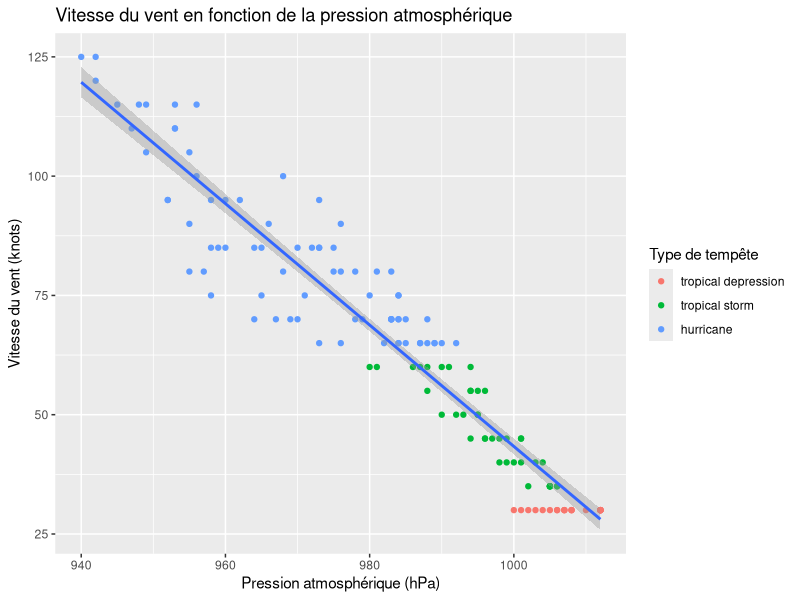
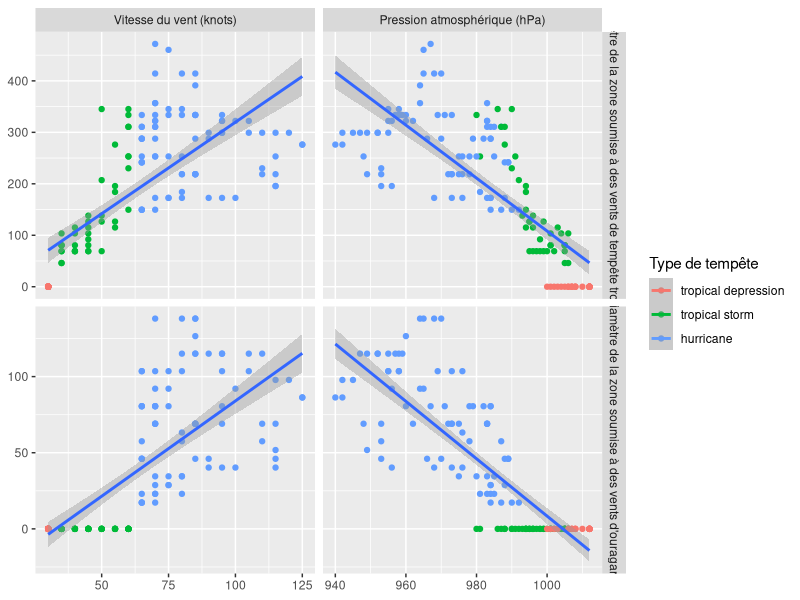
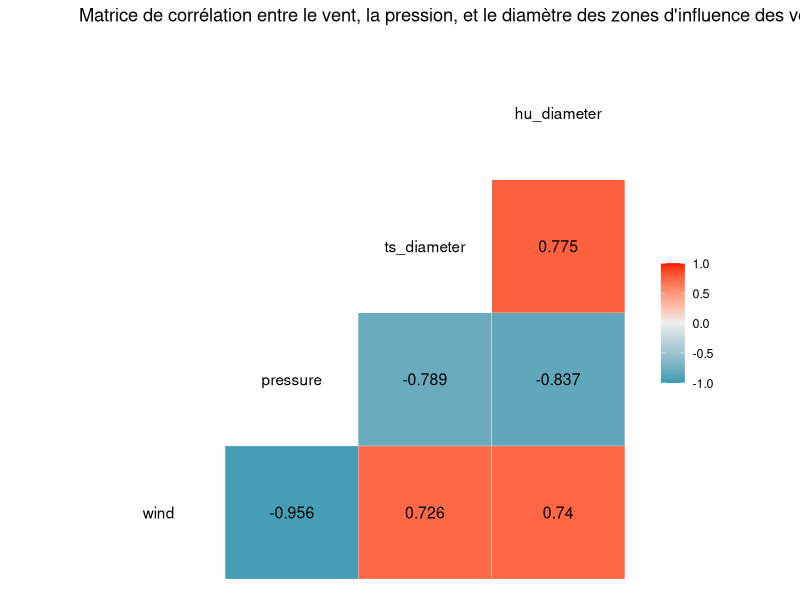
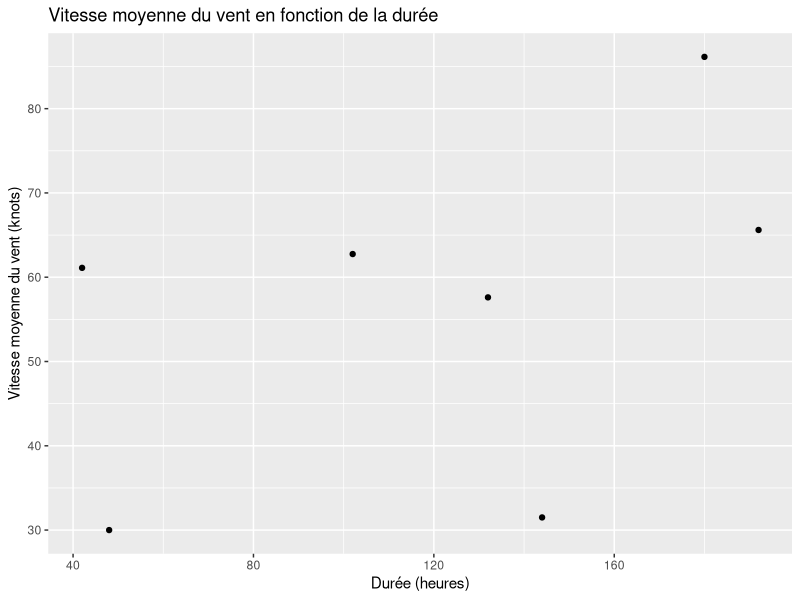
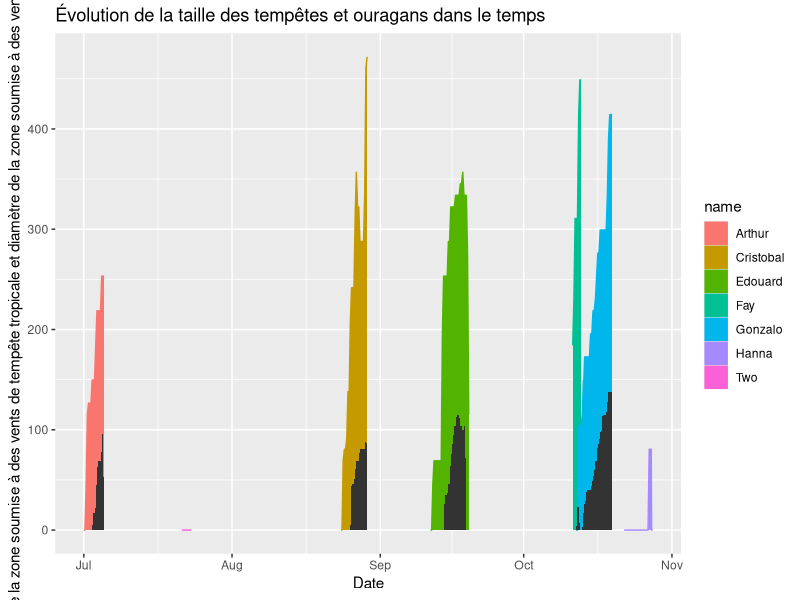
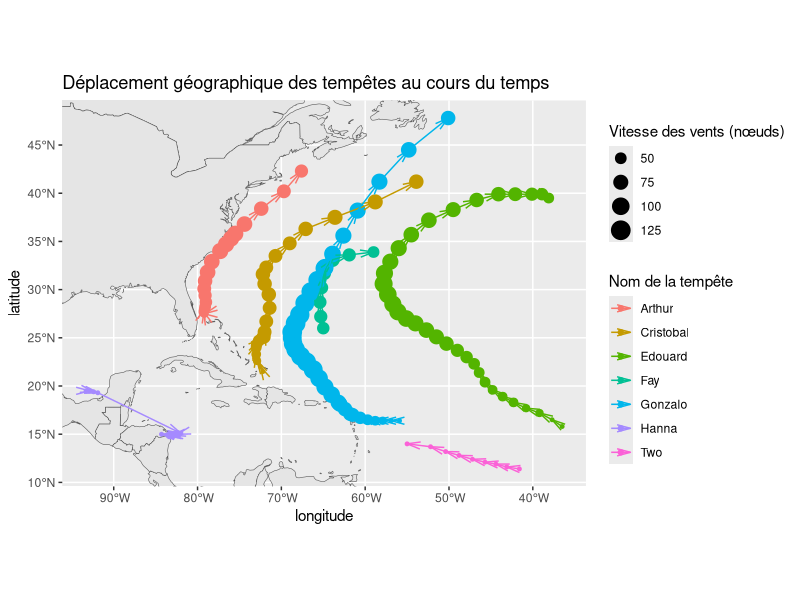

Reproduce these figures in R, in order.
## ---- chunk 1
knitr::opts_chunk$set(fig.width = 12, fig.height = 8)
## ---- chunk 2
library(knitr)
library(tidyverse)
library(GGally)
## ---- chunk 3
storms <- read_csv("data/D11_tempetes_month7.csv") %>%
  bind_rows(read_csv("data/D11_tempetes_month8.csv")) %>%
  bind_rows(read_csv("data/D11_tempetes_month9.csv")) %>%
  bind_rows(read_csv("data/D11_tempetes_month10.csv"))

kable(head(storms))
## ---- chunk 4
storms$status <- factor(storms$status, levels = c("tropical depression", "tropical storm", "hurricane"))

storms <- storms %>%
  mutate(datetime = as.POSIXct(paste(2014, month, day, hour, sep = "-"), format = "%Y-%m-%d-%H"), month = NULL, day = NULL,) %>% # convert date and time columns to single POSIXct column
  arrange(datetime) # sort by datetime
## ---- chunk 5
world <- sf::st_as_sf(maps::map('world', plot = FALSE, fill = TRUE))
## ---- chunk 6
storms %>%
  group_by(name) %>%
  select(lat:long, wind:hu_diameter) %>%
  summarise(across(everything(), list(mean, min, max))) %>%
  kable()
## ---- chunk 7
storms %>%
  ggplot(aes(x = pressure, y = wind)) +
  geom_point(aes(color = status)) +
  geom_smooth(method = lm, se = TRUE) +
  labs(x = "Pression atmosphérique (hPa)", y = "Vitesse du vent (knots)", title = "Vitesse du vent en fonction de la pression atmosphérique", color = "Type de tempête")
## ---- chunk 8
storms %>%
  ggfacet(
    c("wind", "pressure"),
    c("ts_diameter", "hu_diameter"),
    mapping = aes(color = status),
    columnLabelsX = c("Vitesse du vent (knots)", "Pression atmosphérique (hPa)"),
    columnLabelsY = c("Diamètre de la zone soumise à des vents de tempête tropicale", "Diamètre de la zone soumise à des vents d'ouragans"),

  ) +
  geom_smooth(method = lm, se = TRUE, mapping = aes(color = NULL)) +
  labs(color = "Type de tempête")
## ---- chunk 9
storms %>%
  select(wind:hu_diameter) %>%
  ggcorr(label = TRUE, label_round = 3) +
  labs(title = "Matrice de corrélation entre le vent, la pression, et le diamètre des zones d'influence des vents de tempêtes et d'ouragans")
## ---- chunk 10
storms %>%
  group_by(name) %>%
  summarise(duration = as.numeric(last(datetime) - first(datetime), unit = "hours"), mean_wind = mean(wind)) %>%
  ggplot(aes(x = duration, y = mean_wind)) +
  geom_point() +
  labs(x = "Durée (heures)", y = "Vitesse moyenne du vent (knots)", title = "Vitesse moyenne du vent en fonction de la durée")

## ---- chunk 11
storms %>%
  ggplot(aes(x = datetime, group = name)) +
  geom_area(aes(y = ts_diameter, fill = name, color = name)) +
  geom_area(aes(y = hu_diameter)) +
  labs(x = "Date", y = "Diamètre de la zone soumise à des vents de tempête tropicale et diamètre de la zone soumise à des vents d'ouragans", title = "Évolution de la taille des tempêtes et ouragans dans le temps")

## ---- chunk 12
storms %>%
  group_by(name) %>%
  mutate(xend = lead(long), yend = lead(lat)) %>%
  ggplot() +
  geom_sf(data = world) +
  geom_point(aes(x = long, y = lat, colour = name, size = wind)) +
  geom_segment(aes(x = long, y = lat, xend = xend, yend = yend, colour = name), arrow = arrow(length = unit(0.35, "cm"), angle = 15)) +
  coord_sf(xlim = c(min(storms$long), max(storms$long)), ylim = c(min(storms$lat), max(storms$lat)), expand = TRUE) + # reduce dimension of the map and center on the data
  labs(x = "longitude", y = "latitude", color = "Nom de la tempête", size = "Vitesse des vents (nœuds)", title = "Déplacement géographique des tempêtes au cours du temps")
